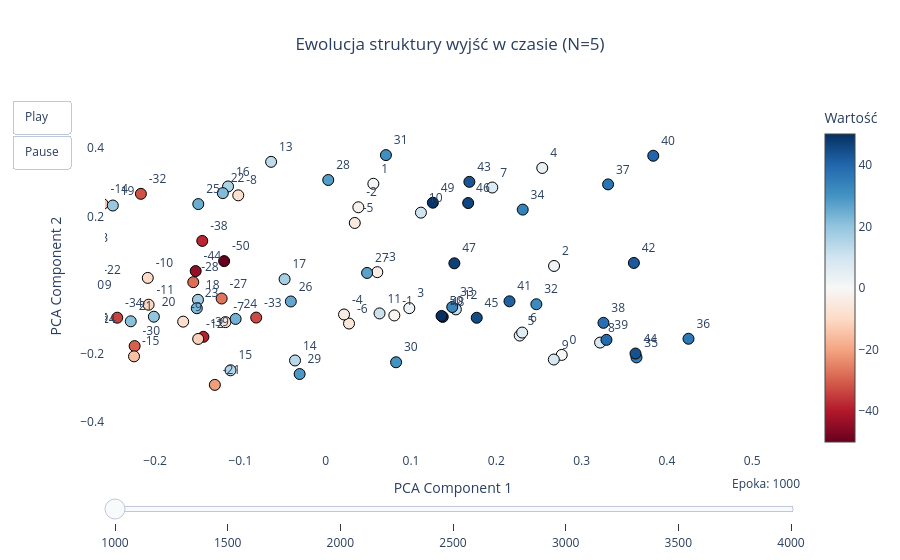

Source (notebook cell):
### Code cell
analizowane_epoki = [250, 1000, 1500, 2000, 2500, 3000, 3500, 4000]

animate_weight_evolution(model, N=5, epochs_list=analizowane_epoki, head_idx=0)

### Figure 1 — Plotly figure (JSON) as saved in the notebook; plotly's stock layout.template omitted (floating-point values rounded to 4 significant figures)
{"data": [{"marker": {"color": [-50, -44, -39, -38, -34, -33, -32, -30, -29, -28, -27, -26, -24, -23, -22, -21, -20, -19, -18, -17, -16, -15, -14, -13, -12, -11, -10, -9, -8, -7, -6, -5, -4, -3, -2, -1, 0, 1, 2, 3, 4, 5, 6, 7, 8, 9, 10, 11, 12, 13, 14, 15, 16, 17, 18, 19, 20, 21, 22, 23, 24, 25, 26, 27, 28, 29, 30, 31, 32, 33, 34, 35, 36, 37, 38, 39, 40, 41, 42, 43, 44, 45, 46, 47, 48, 49, 50], "colorbar": {"title": {"text": "Wartość"}}, "colorscale": [[0, "rgb(103,0,31)"], [0.1, "rgb(178,24,43)"], [0.2, "rgb(214,96,77)"], [0.3, "rgb(244,165,130)"], [0.4, "rgb(253,219,199)"], [0.5, "rgb(247,247,247)"], [0.6, "rgb(209,229,240)"], [0.7, "rgb(146,197,222)"], [0.8, "rgb(67,147,195)"], [0.9, "rgb(33,102,172)"], [1, "rgb(5,48,97)"]], "line": {"color": "Black", "width": 1}, "showscale": true, "size": 11}, "mode": "markers+text", "text": ["-50", "-44", "-39", "-38", "-34", "-33", "-32", "-30", "-29", "-28", "-27", "-26", "-24", "-23", "-22", "-21", "-20", "-19", "-18", "-17", "-16", "-15", "-14", "-13", "-12", "-11", "-10", "-9", "-8", "-7", "-6", "-5", "-4", "-3", "-2", "-1", "0", "1", "2", "3", "4", "5", "6", "7", "8", "9", "10", "11", "12", "13", "14", "15", "16", "17", "18", "19", "20", "21", "22", "23", "24", "25", "26", "27", "28", "29", "30", "31", "32", "33", "34", "35", "36", "37", "38", "39", "40", "41", "42", "43", "44", "45", "46", "47", "48", "49", "50"], "textposition": "top right", "type": "scatter", "x": [-0.1191, -0.1524, -0.1434, -0.1447, -0.2444, -0.08147, -0.2166, -0.224, -0.2809, -0.1553, -0.122, -0.3118, -0.2761, -0.3185, -0.2701, -0.1299, -0.3129, -0.3671, -0.3139, -0.382, -0.2851, -0.2247, -0.2614, -0.2849, -0.1495, -0.2076, -0.2086, -0.1671, -0.1025, -0.1175, 0.02733, 0.03407, 0.02149, 0.0605, 0.03825, 0.08045, 0.2767, 0.05585, 0.2677, 0.09802, 0.2538, 0.2274, 0.2303, 0.1953, 0.3216, 0.2674, 0.1116, 0.0631, 0.1526, -0.06401, -0.03595, -0.1116, -0.1145, -0.04818, -0.1497, -0.2495, -0.2014, -0.2285, -0.1206, -0.1511, -0.1056, -0.1494, -0.0409, 0.04849, 0.00299, -0.03055, 0.0825, 0.07061, 0.2469, 0.1483, 0.231, 0.3643, 0.4253, 0.331, 0.3256, 0.3291, 0.384, 0.2154, 0.3613, 0.1684, 0.3632, 0.177, 0.167, 0.1508, 0.1372, 0.1256, 0.1358], "y": [0.06942, 0.04037, -0.1513, 0.1284, -0.09555, -0.0952, 0.2655, -0.1783, -0.04409, 0.00801, -0.03964, 0.03484, -0.1427, 0.2117, -0.0003319, -0.2914, 0.157, -0.05622, -0.07468, 0.1407, -0.1395, -0.2082, 0.2357, 0.09448, -0.1574, -0.05769, 0.02042, -0.1071, 0.2612, -0.1085, -0.1125, 0.1806, -0.08618, 0.03721, 0.2263, -0.08892, -0.204, 0.2949, 0.0553, -0.06772, 0.341, -0.1476, -0.1388, 0.284, -0.1681, -0.2175, 0.2107, -0.08306, -0.07134, 0.3588, -0.2202, -0.2489, 0.2871, 0.01669, -0.04336, 0.2315, -0.09262, -0.1061, 0.2676, -0.068, -0.09913, 0.2357, -0.04822, 0.03495, 0.3059, -0.2597, -0.2254, 0.3785, -0.05629, -0.06446, 0.2196, -0.2113, -0.1569, 0.2931, -0.1105, -0.1601, 0.3765, -0.04778, 0.06411, 0.3005, -0.2, -0.09571, 0.2387, 0.06301, -0.09323, 0.2397, -0.09043]}], "layout": {"hovermode": "closest", "plot_bgcolor": "white", "sliders": [{"currentvalue": {"font": {"size": 12}, "prefix": "Epoka: ", "visible": true, "xanchor": "right"}, "steps": [{"args": [["Epoka 1000"], {"frame": {"duration": 300, "redraw": true}, "mode": "immediate"}], "label": "1000", "method": "animate"}, {"args": [["Epoka 1500"], {"frame": {"duration": 300, "redraw": true}, "mode": "immediate"}], "label": "1500", "method": "animate"}, {"args": [["Epoka 2000"], {"frame": {"duration": 300, "redraw": true}, "mode": "immediate"}], "label": "2000", "method": "animate"}, {"args": [["Epoka 2500"], {"frame": {"duration": 300, "redraw": true}, "mode": "immediate"}], "label": "2500", "method": "animate"}, {"args": [["Epoka 3000"], {"frame": {"duration": 300, "redraw": true}, "mode": "immediate"}], "label": "3000", "method": "animate"}, {"args": [["Epoka 3500"], {"frame": {"duration": 300, "redraw": true}, "mode": "immediate"}], "label": "3500", "method": "animate"}, {"args": [["Epoka 4000"], {"frame": {"duration": 300, "redraw": true}, "mode": "immediate"}], "label": "4000", "method": "animate"}], "transition": {"duration": 0}, "x": 0, "y": 0}], "title": {"text": "Ewolucja struktury wyjść w czasie (N=5)", "x": 0.5}, "updatemenus": [{"buttons": [{"args": [null, {"frame": {"duration": 600, "redraw": true}, "fromcurrent": true}], "label": "Play", "method": "animate"}, {"args": [[null], {"frame": {"duration": 0, "redraw": false}, "mode": "immediate"}], "label": "Pause", "method": "animate"}], "showactive": false, "type": "buttons"}], "xaxis": {"range": [-0.2587, 0.5572], "title": {"text": "PCA Component 1"}}, "yaxis": {"range": [-0.487, 0.5391], "title": {"text": "PCA Component 2"}}}}
